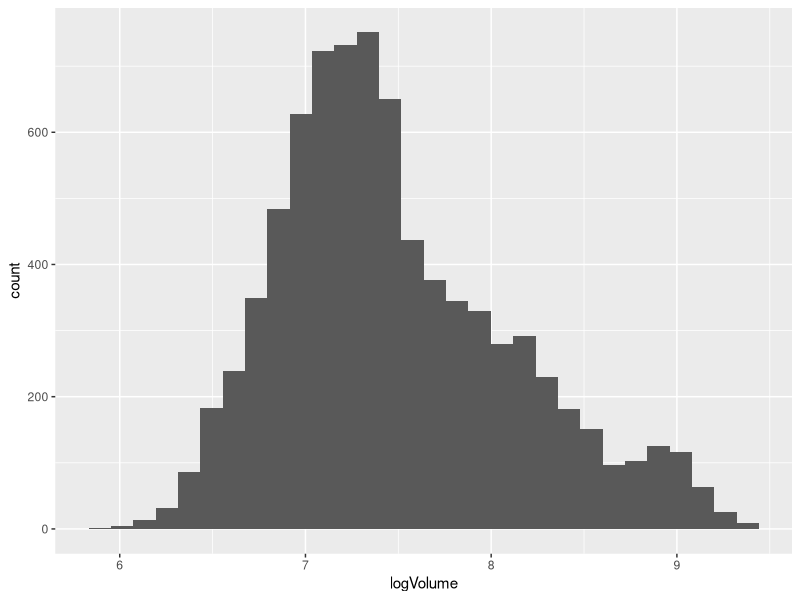
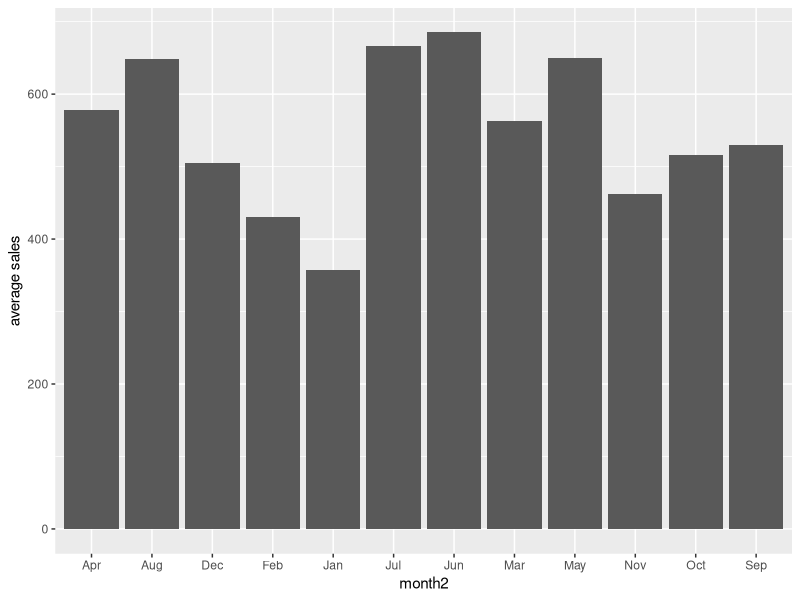
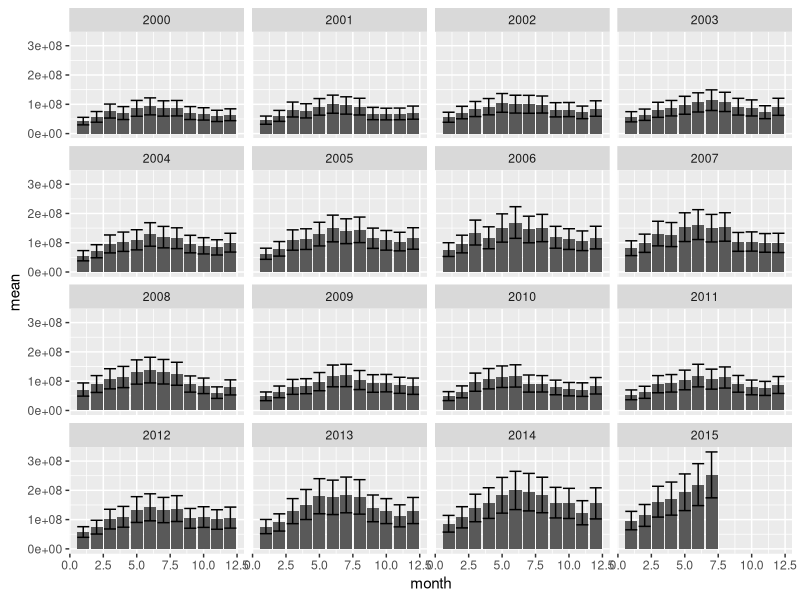
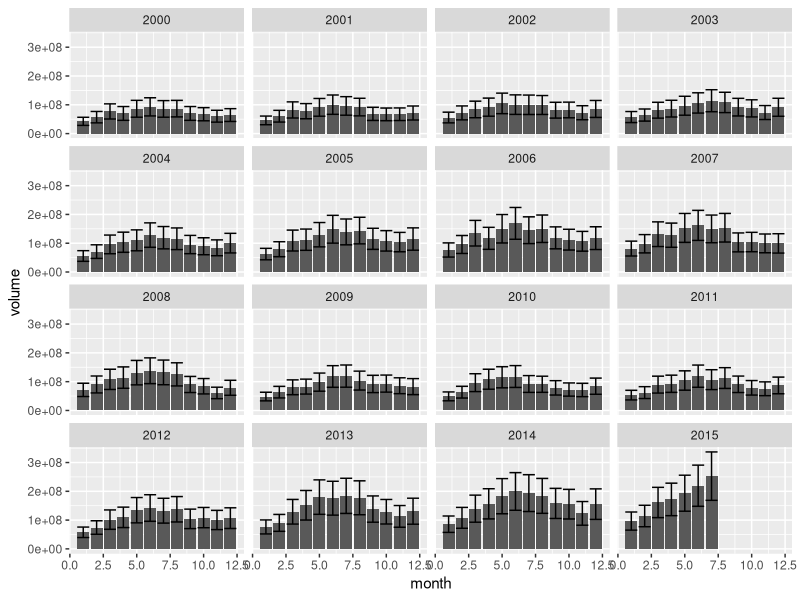
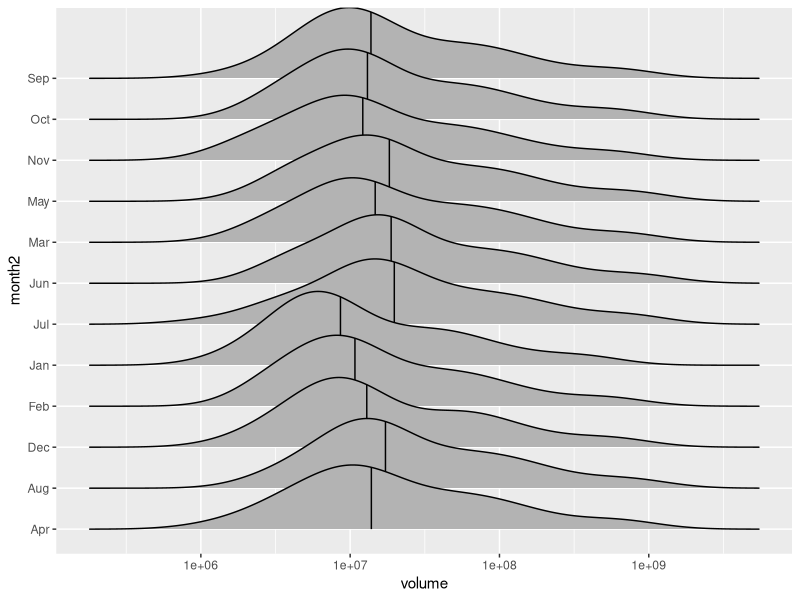
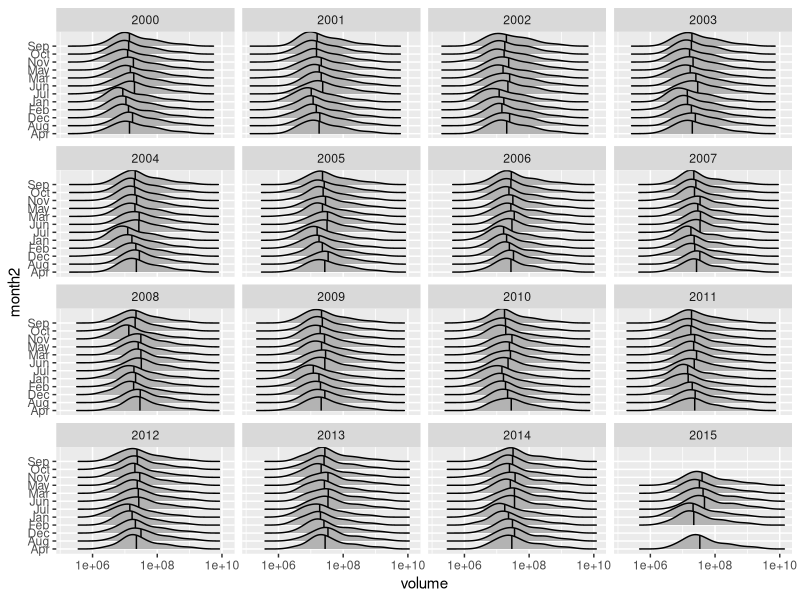

The R script that drew these images, in order:
## ---- chunk 1
library(tidyverse) #IMPORTANT: YOU MUST RUN THIS FIRST IN JUST ABOUT EVERY ASSIGNMENT!
data(txhousing)

#glimpse() is a dplyr function similar to str() and head()
glimpse(txhousing) 
## ---- chunk 2
#create a column called state and put TX in every cell
txhousing %>% mutate(state="TX") 

#create an average home price variable
txhousing %>% mutate(average=volume/sales)

head(txhousing) #where is our new variable? We didn't save it!

txhousing <- txhousing %>% mutate(average=volume/sales)

head(txhousing)
## ---- chunk 3
txhousing %>% mutate(`sales_pctile`=ntile(sales,100))
## ---- chunk 4
txhousing = txhousing %>% mutate(inventory4tile = ntile(inventory,4))

## ---- chunk 5
#recode numeric data to character data (ascending order)
txhousing <- txhousing %>%
  mutate(month2 = recode(month,"Jan","Feb","Mar","Apr","May","Jun","Jul","Aug","Sep","Oct","Nov","Dec"))

head(txhousing)

#recode character data to character data
txhousing %>% mutate(month2=recode(month2, Jan="Enero", Feb="Febrero"))
## ---- chunk 6
txhousing %>% 
  filter(city == "Fort Worth") %>%
  mutate(city = str_replace(city, "Fort", "Ft"))
## ---- chunk 7
txhousing %>% 
  mutate(city= tolower(city))
## ---- chunk 8
txhousing %>% 
  filter(city=="Austin") %>%
  arrange(year, month) %>% #make sure it's in chronological order 
  mutate(pct_change = (sales-lag(sales)) / lag(sales)) #compute percent change from previous month 


#note mutate adds new columns after the last column in the dataset!
## ---- chunk 9
#could use a chain of ifelse, but this is confusing
txhousing%>%
  mutate(listings_cat = ifelse(listings>2000, "high", 
                        ifelse(listings<=2000 & 500<=listings, "med", "low")))


#easier to see and write:

txhousing%>%mutate(listings_cat = case_when(listings>2000 ~ "high",
                                            listings<=2000 & 500<=listings ~ "med",
                                            listings<500 ~ "low"))
## ---- chunk 10
txhousing %>% mutate(logVolume=log10(volume)) %>% ggplot()+geom_histogram(aes(logVolume))
## ---- chunk 11
#create a new column with the average volume, bring it to the front
txhousing %>% mutate(meanvol=mean(volume)) %>% select(meanvol, everything())

#uh oh, nothing but NAs!
## ---- chunk 12
#we can tell the mean() function to ignore NAs by adding na.rm=T

txhousing %>% mutate(meanvol=mean(volume, na.rm=T)) %>% select(meanvol, everything()) 
## ---- chunk 13
txhousing %>% summarize(mean(volume, na.rm=T))

txhousing %>% summarize(n()) #number of rows

txhousing %>% summarize(n_distinct(city)) #number of distinct cities

#can do more than one at once!
txhousing %>% summarize(mean(volume, na.rm=T), n(), n_distinct(city))

#can give them new names
txhousing %>% summarize(mean_vol = mean(volume, na.rm=T), n_rows=n(), n_cities= n_distinct(city))
## ---- chunk 14
txhousing %>% group_by(city) %>% 
  summarize(mean_vol=mean(volume,na.rm=T), sd_vol=sd(volume, na.rm=T))
## ---- chunk 15
txhousing %>% group_by(month2) %>% summarize(`average sales`=mean(sales,na.rm = T)) %>% ggplot(aes(month2, `average sales`))+
  geom_bar(stat = "identity")
## ---- chunk 16
#try it!
## ---- chunk 17
txhousing %>% group_by(city,year) %>% summarize(mean_vol=mean(volume, na.rm=T))
## ---- chunk 18
txhousing %>% group_by(year,month) %>% summarize(mean = mean(volume, na.rm = T), sd = sd(volume, na.rm=T), n=n(), se = sd/sqrt(n)) %>% ggplot(aes(month, mean))+geom_bar(stat = "identity") +facet_wrap(~year) + geom_errorbar(aes(y=mean,ymin=mean-se, ymax=mean+se))
## ---- chunk 19
txhousing %>% ggplot(aes(month,volume)) + facet_wrap(~year) + 
                geom_bar(stat="summary", fun=mean) + geom_errorbar(stat="summary", fun.data=mean_se)
## ---- chunk 20
library(ggridges)
txhousing %>% filter(year==2000) %>% ggplot(aes(volume,y=month2)) +
  geom_density_ridges(quantile_lines = TRUE, quantiles = 2) + scale_x_log10()

txhousing %>% ggplot(aes(volume,y=month2))+geom_density_ridges(quantile_lines = TRUE, quantiles = 2)+scale_x_log10()+facet_wrap(~year)
## ---- chunk 21
txhousing %>% group_by(year,city) %>% summarize(count=n())

txhousing %>% group_by(year,city) %>% summarize(count=n()) %>% summarize(n_distinct(count))

#still grouped by year...

#let's fix this with ungroup()

txhousing %>% group_by(year,city) %>% summarize(count=n()) %>% 
  ungroup() %>% summarize(n_distinct(count)) 

#now it tells us there are two distinct values in for month counts!
## ---- chunk 22
# try it!

#my solution uses filter, group_by, mutate, summarize, and then filter again
## ---- chunk 23
txhousing %>% dim()

#drop rows with NAs for volume!
txhousing %>% filter(!is.na(volume))

#how many rows were NA for volume?

#filter with is.finite() and is.nan() for Infs and NaNs if applicable
#try 0/0 and 1/0 in the console to see what I mean
## ---- chunk 24
### These drop all rows that have ANY NAs AT ALL!

txhousing %>% na.omit()

txhousing %>% filter(complete.cases(txhousing))

txhousing %>% drop_na() #this one is from the tidyr package
## ---- chunk 25
txhousing %>% summarize_all(n_distinct)
## ---- chunk 26
txhousing %>% summarize_all(function(x)sum(is.na(x)))

#or equivalently, just define/name your function explicitly!

countNA <- function(z)sum(is.na(z))

txhousing %>% summarize_all(countNA) #then you can run it more easily
## ---- chunk 27
txhousing %>% summarize_at(c("year","month", "sales"), mean, na.rm=T)

## All equivalent

txhousing %>% summarize_at(c("year","month", "sales"), mean, na.rm=T)

txhousing %>% summarize_at(2:4, mean, na.rm=T)

txhousing %>% summarize_at(vars(year:sales), mean, na.rm=T)

## Or select first and summarize_all

txhousing %>% select(year, month, sales) %>% summarize_all(mean, na.rm=T)


## ---- chunk 28
txhousing %>% summarize_all(mean,na.rm=T)
## ---- chunk 29
txhousing %>% summarize_if(is.numeric, mean, na.rm=T)
## ---- chunk 30
txhousing %>% summarize_if(is.numeric, list(min=min,max=max), na.rm=T)

txhousing %>% summarize_if(is.numeric, list(Q3=quantile), probs=.75, na.rm=T)

txhousing %>% summarize_if(is.character, n_distinct)
## ---- chunk 31
#duplicate the dataset by sticking it on top of itself! (Just to create duplicate rows.)

txhousing %>% bind_rows(txhousing) %>% arrange(city,year,month)
## ---- chunk 32
#get rid of duplicate rows

txhousing %>% bind_rows(txhousing) %>% arrange(city,year,month) %>% distinct()
## ---- chunk 33
#grab 5 random rows
txhousing %>% sample_n(5)
## ---- chunk 34
#grab a random 10% of the dataset: 8602*.1 = 860.2, so it rounds and gives us 860
txhousing %>% sample_frac(.1)
## ---- chunk 35
#get five random rows for each month
txhousing %>% group_by(month)%>%sample_n(5)
## ---- chunk 36
#choose the 3 rows with the highest median home price

txhousing %>% top_n(3, median)
## ---- chunk 37
txhousing %>% transmute(avg=volume/sales)
## ---- chunk 38
#coerce all variables into categorical/character
txhousing %>% mutate_all(as.character)

#make all character variables factors
txhousing %>% mutate_if(is.character, as.factor)

#make all character variables lowercase and remove leading/trailing whitespace
txhousing %>% mutate_if(is.character,tolower) %>% mutate_if(is.character, str_trim)

#make all character variables lowercase and remove (check to see that it works)
txhousing %>% mutate_if(is.character,str_replace," ", "") %>% filter(city=="FortWorth")
## ---- chunk 39
#calculate z-score for all variables from sales to inventory and overwrite

zscore <- function(x) (x-mean(x, na.rm=T)) / sd(x, na.rm=T)

txhousing %>% mutate_at(vars(sales:inventory),zscore)
## ---- chunk 40
#calculte z-score for specific variables and overwrite
txhousing %>% mutate_at(c("sales","volume"),zscore)
## ---- chunk 41
#avoid overwriting the existing columns by giving function a name
txhousing %>% mutate_at(c("sales","volume"), list(z=scale))
